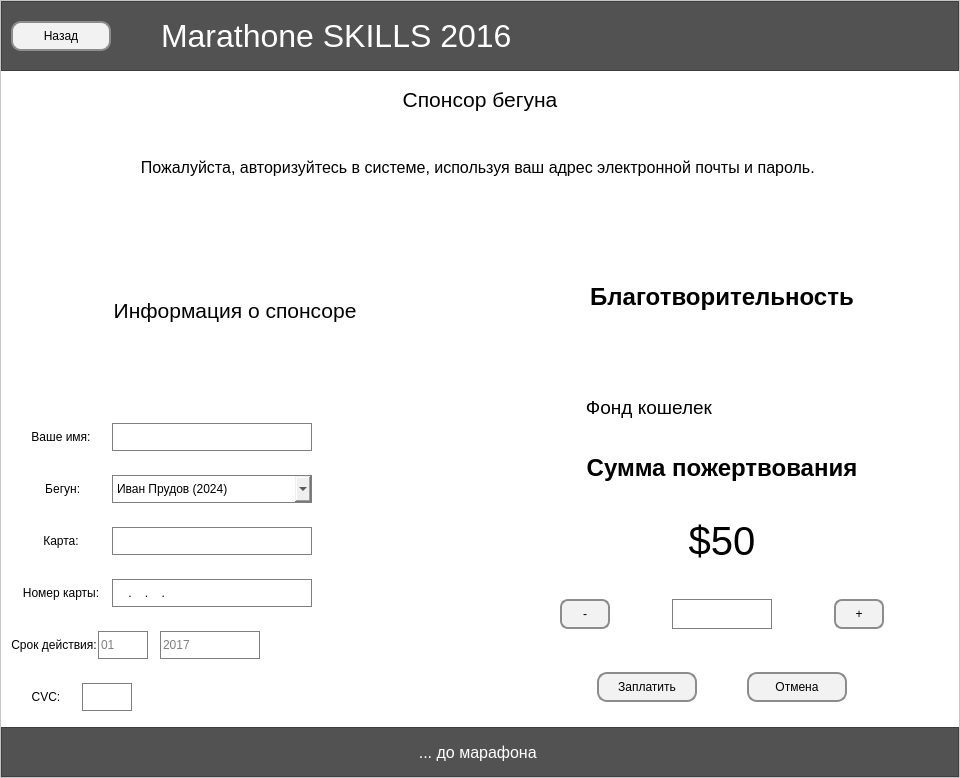
<?xml version="1.0" encoding="UTF-8"?>
<ui version="4.0">
 <class>MainWindow</class>
 <widget class="QMainWindow" name="MainWindow">
  <property name="geometry">
   <rect>
    <x>0</x>
    <y>0</y>
    <width>960</width>
    <height>778</height>
   </rect>
  </property>
  <property name="windowTitle">
   <string>MainWindow</string>
  </property>
  <widget class="QWidget" name="centralwidget">
   <property name="styleSheet">
    <string notr="true">QPushButton {
	background-color: rgb(242, 242, 242);
	border: 2px solid;
	border-radius: 10px;
	
	border-color: rgb(140, 140, 140);
}




QFrame {
	background-color: rgb(82, 82, 82);
}


QLabel#heading{
	font-size: 24pt;
	background-color: rgb(82, 82, 82);
	color: rgb(255, 255, 255);
}

QLabel#greet_city_label, QLabel#greet_date_label{
	font-size: 14pt;
	color: rgb(204, 204, 204);
}


QLabel{
background-color: rgba(255, 255, 255, 0);
}



QFrame#frame_bg{
	background-color: rgb(255, 255, 255);
}

QTextEdit {

	background-color: rgb(255, 255, 255);
}


QLineEdit{
border: 1px solid;
	border-color: rgb(127, 127, 127);
}
QComboBox{
border: 1px solid;
	border-color: rgb(127, 127, 127);
}</string>
   </property>
   <layout class="QVBoxLayout" name="verticalLayout_9">
    <property name="leftMargin">
     <number>0</number>
    </property>
    <property name="topMargin">
     <number>0</number>
    </property>
    <property name="rightMargin">
     <number>0</number>
    </property>
    <property name="bottomMargin">
     <number>0</number>
    </property>
    <item>
     <widget class="QFrame" name="frame_bg">
      <property name="maximumSize">
       <size>
        <width>16777215</width>
        <height>16777215</height>
       </size>
      </property>
      <property name="frameShape">
       <enum>QFrame::StyledPanel</enum>
      </property>
      <property name="frameShadow">
       <enum>QFrame::Raised</enum>
      </property>
      <layout class="QVBoxLayout" name="verticalLayout_8">
       <property name="spacing">
        <number>6</number>
       </property>
       <property name="leftMargin">
        <number>0</number>
       </property>
       <property name="topMargin">
        <number>0</number>
       </property>
       <property name="rightMargin">
        <number>0</number>
       </property>
       <property name="bottomMargin">
        <number>0</number>
       </property>
       <item>
        <widget class="QFrame" name="header_frame">
         <property name="maximumSize">
          <size>
           <width>16777215</width>
           <height>70</height>
          </size>
         </property>
         <property name="frameShape">
          <enum>QFrame::StyledPanel</enum>
         </property>
         <property name="frameShadow">
          <enum>QFrame::Raised</enum>
         </property>
         <layout class="QHBoxLayout" name="horizontalLayout">
          <property name="spacing">
           <number>50</number>
          </property>
          <property name="topMargin">
           <number>9</number>
          </property>
          <item>
           <widget class="QPushButton" name="back_btn">
            <property name="minimumSize">
             <size>
              <width>0</width>
              <height>30</height>
             </size>
            </property>
            <property name="maximumSize">
             <size>
              <width>100</width>
              <height>16777215</height>
             </size>
            </property>
            <property name="text">
             <string>Назад</string>
            </property>
           </widget>
          </item>
          <item>
           <widget class="QLabel" name="heading">
            <property name="maximumSize">
             <size>
              <width>16777215</width>
              <height>40</height>
             </size>
            </property>
            <property name="text">
             <string>Мarathone SKILLS 2016</string>
            </property>
            <property name="alignment">
             <set>Qt::AlignLeading|Qt::AlignLeft|Qt::AlignVCenter</set>
            </property>
           </widget>
          </item>
         </layout>
        </widget>
       </item>
       <item>
        <layout class="QVBoxLayout" name="window_content">
         <property name="spacing">
          <number>30</number>
         </property>
         <property name="leftMargin">
          <number>10</number>
         </property>
         <property name="topMargin">
          <number>10</number>
         </property>
         <property name="rightMargin">
          <number>10</number>
         </property>
         <property name="bottomMargin">
          <number>10</number>
         </property>
         <item>
          <layout class="QVBoxLayout" name="verticalLayout">
           <item>
            <widget class="QLabel" name="label">
             <property name="sizePolicy">
              <sizepolicy hsizetype="Minimum" vsizetype="Maximum">
               <horstretch>0</horstretch>
               <verstretch>0</verstretch>
              </sizepolicy>
             </property>
             <property name="font">
              <font>
               <pointsize>16</pointsize>
              </font>
             </property>
             <property name="text">
              <string>Спонсор бегуна</string>
             </property>
             <property name="alignment">
              <set>Qt::AlignCenter</set>
             </property>
             <property name="wordWrap">
              <bool>false</bool>
             </property>
             <property name="margin">
              <number>10</number>
             </property>
             <property name="indent">
              <number>-1</number>
             </property>
            </widget>
           </item>
           <item>
            <widget class="QLabel" name="label_2">
             <property name="sizePolicy">
              <sizepolicy hsizetype="Preferred" vsizetype="Maximum">
               <horstretch>0</horstretch>
               <verstretch>0</verstretch>
              </sizepolicy>
             </property>
             <property name="maximumSize">
              <size>
               <width>16777215</width>
               <height>50</height>
              </size>
             </property>
             <property name="font">
              <font>
               <pointsize>12</pointsize>
              </font>
             </property>
             <property name="frameShape">
              <enum>QFrame::NoFrame</enum>
             </property>
             <property name="frameShadow">
              <enum>QFrame::Plain</enum>
             </property>
             <property name="text">
              <string>Пожалуйста, авторизуйтесь в системе, используя ваш адрес электронной почты и пароль. </string>
             </property>
             <property name="textFormat">
              <enum>Qt::AutoText</enum>
             </property>
             <property name="alignment">
              <set>Qt::AlignCenter</set>
             </property>
             <property name="margin">
              <number>10</number>
             </property>
            </widget>
           </item>
          </layout>
         </item>
         <item>
          <layout class="QHBoxLayout" name="horizontalLayout_12">
           <item>
            <layout class="QVBoxLayout" name="verticalLayout_2">
             <property name="spacing">
              <number>24</number>
             </property>
             <item>
              <widget class="QLabel" name="label_8">
               <property name="font">
                <font>
                 <pointsize>16</pointsize>
                </font>
               </property>
               <property name="text">
                <string>Информация о спонсоре </string>
               </property>
               <property name="alignment">
                <set>Qt::AlignCenter</set>
               </property>
              </widget>
             </item>
             <item>
              <layout class="QHBoxLayout" name="horizontalLayout_3" stretch="0,0,0">
               <property name="spacing">
                <number>1</number>
               </property>
               <item>
                <widget class="QLabel" name="label_4">
                 <property name="sizePolicy">
                  <sizepolicy hsizetype="Maximum" vsizetype="Maximum">
                   <horstretch>0</horstretch>
                   <verstretch>0</verstretch>
                  </sizepolicy>
                 </property>
                 <property name="minimumSize">
                  <size>
                   <width>100</width>
                   <height>28</height>
                  </size>
                 </property>
                 <property name="maximumSize">
                  <size>
                   <width>100</width>
                   <height>28</height>
                  </size>
                 </property>
                 <property name="text">
                  <string>Ваше имя:</string>
                 </property>
                 <property name="alignment">
                  <set>Qt::AlignCenter</set>
                 </property>
                 <property name="margin">
                  <number>2</number>
                 </property>
                </widget>
               </item>
               <item>
                <widget class="QLineEdit" name="lineEdit">
                 <property name="sizePolicy">
                  <sizepolicy hsizetype="Fixed" vsizetype="Fixed">
                   <horstretch>0</horstretch>
                   <verstretch>0</verstretch>
                  </sizepolicy>
                 </property>
                 <property name="minimumSize">
                  <size>
                   <width>200</width>
                   <height>28</height>
                  </size>
                 </property>
                 <property name="maximumSize">
                  <size>
                   <width>200</width>
                   <height>28</height>
                  </size>
                 </property>
                </widget>
               </item>
               <item>
                <spacer name="horizontalSpacer_5">
                 <property name="orientation">
                  <enum>Qt::Horizontal</enum>
                 </property>
                 <property name="sizeHint" stdset="0">
                  <size>
                   <width>40</width>
                   <height>20</height>
                  </size>
                 </property>
                </spacer>
               </item>
              </layout>
             </item>
             <item>
              <layout class="QHBoxLayout" name="horizontalLayout_2">
               <property name="spacing">
                <number>1</number>
               </property>
               <item>
                <widget class="QLabel" name="label_3">
                 <property name="sizePolicy">
                  <sizepolicy hsizetype="Maximum" vsizetype="Maximum">
                   <horstretch>0</horstretch>
                   <verstretch>0</verstretch>
                  </sizepolicy>
                 </property>
                 <property name="minimumSize">
                  <size>
                   <width>100</width>
                   <height>28</height>
                  </size>
                 </property>
                 <property name="maximumSize">
                  <size>
                   <width>100</width>
                   <height>28</height>
                  </size>
                 </property>
                 <property name="text">
                  <string> Бегун:</string>
                 </property>
                 <property name="alignment">
                  <set>Qt::AlignCenter</set>
                 </property>
                 <property name="margin">
                  <number>2</number>
                 </property>
                </widget>
               </item>
               <item>
                <widget class="QComboBox" name="runner_list_inpt">
                 <property name="sizePolicy">
                  <sizepolicy hsizetype="Fixed" vsizetype="Fixed">
                   <horstretch>0</horstretch>
                   <verstretch>0</verstretch>
                  </sizepolicy>
                 </property>
                 <property name="minimumSize">
                  <size>
                   <width>200</width>
                   <height>28</height>
                  </size>
                 </property>
                 <property name="maximumSize">
                  <size>
                   <width>200</width>
                   <height>28</height>
                  </size>
                 </property>
                 <item>
                  <property name="text">
                   <string>Иван Прудов (2024)</string>
                  </property>
                 </item>
                </widget>
               </item>
               <item>
                <spacer name="horizontalSpacer_4">
                 <property name="orientation">
                  <enum>Qt::Horizontal</enum>
                 </property>
                 <property name="sizeHint" stdset="0">
                  <size>
                   <width>40</width>
                   <height>20</height>
                  </size>
                 </property>
                </spacer>
               </item>
              </layout>
             </item>
             <item>
              <layout class="QHBoxLayout" name="horizontalLayout_5">
               <property name="spacing">
                <number>1</number>
               </property>
               <item>
                <widget class="QLabel" name="label_9">
                 <property name="sizePolicy">
                  <sizepolicy hsizetype="Maximum" vsizetype="Maximum">
                   <horstretch>0</horstretch>
                   <verstretch>0</verstretch>
                  </sizepolicy>
                 </property>
                 <property name="minimumSize">
                  <size>
                   <width>100</width>
                   <height>28</height>
                  </size>
                 </property>
                 <property name="maximumSize">
                  <size>
                   <width>100</width>
                   <height>28</height>
                  </size>
                 </property>
                 <property name="text">
                  <string>Карта:</string>
                 </property>
                 <property name="alignment">
                  <set>Qt::AlignCenter</set>
                 </property>
                </widget>
               </item>
               <item>
                <widget class="QLineEdit" name="card_owner_input">
                 <property name="minimumSize">
                  <size>
                   <width>200</width>
                   <height>28</height>
                  </size>
                 </property>
                 <property name="maximumSize">
                  <size>
                   <width>200</width>
                   <height>28</height>
                  </size>
                 </property>
                 <property name="inputMask">
                  <string/>
                 </property>
                </widget>
               </item>
               <item>
                <spacer name="horizontalSpacer_6">
                 <property name="orientation">
                  <enum>Qt::Horizontal</enum>
                 </property>
                 <property name="sizeHint" stdset="0">
                  <size>
                   <width>40</width>
                   <height>20</height>
                  </size>
                 </property>
                </spacer>
               </item>
              </layout>
             </item>
             <item>
              <layout class="QHBoxLayout" name="horizontalLayout_6" stretch="0,0,0">
               <property name="spacing">
                <number>1</number>
               </property>
               <item>
                <widget class="QLabel" name="label_6">
                 <property name="sizePolicy">
                  <sizepolicy hsizetype="Maximum" vsizetype="Maximum">
                   <horstretch>0</horstretch>
                   <verstretch>0</verstretch>
                  </sizepolicy>
                 </property>
                 <property name="minimumSize">
                  <size>
                   <width>100</width>
                   <height>28</height>
                  </size>
                 </property>
                 <property name="maximumSize">
                  <size>
                   <width>100</width>
                   <height>28</height>
                  </size>
                 </property>
                 <property name="text">
                  <string>Номер карты:</string>
                 </property>
                 <property name="alignment">
                  <set>Qt::AlignCenter</set>
                 </property>
                 <property name="margin">
                  <number>2</number>
                 </property>
                </widget>
               </item>
               <item>
                <widget class="QLineEdit" name="card_num_input">
                 <property name="minimumSize">
                  <size>
                   <width>200</width>
                   <height>28</height>
                  </size>
                 </property>
                 <property name="maximumSize">
                  <size>
                   <width>200</width>
                   <height>28</height>
                  </size>
                 </property>
                 <property name="inputMask">
                  <string>0000.0000.0000.0000</string>
                 </property>
                 <property name="frame">
                  <bool>false</bool>
                 </property>
                 <property name="placeholderText">
                  <string>0000 0000 0000 0000</string>
                 </property>
                </widget>
               </item>
               <item>
                <spacer name="horizontalSpacer_3">
                 <property name="orientation">
                  <enum>Qt::Horizontal</enum>
                 </property>
                 <property name="sizeHint" stdset="0">
                  <size>
                   <width>40</width>
                   <height>20</height>
                  </size>
                 </property>
                </spacer>
               </item>
              </layout>
             </item>
             <item>
              <layout class="QHBoxLayout" name="horizontalLayout_7">
               <property name="spacing">
                <number>1</number>
               </property>
               <item>
                <widget class="QLabel" name="label_7">
                 <property name="sizePolicy">
                  <sizepolicy hsizetype="Maximum" vsizetype="Maximum">
                   <horstretch>0</horstretch>
                   <verstretch>0</verstretch>
                  </sizepolicy>
                 </property>
                 <property name="minimumSize">
                  <size>
                   <width>70</width>
                   <height>28</height>
                  </size>
                 </property>
                 <property name="maximumSize">
                  <size>
                   <width>100</width>
                   <height>28</height>
                  </size>
                 </property>
                 <property name="text">
                  <string>Срок действия:</string>
                 </property>
                 <property name="alignment">
                  <set>Qt::AlignCenter</set>
                 </property>
                 <property name="margin">
                  <number>2</number>
                 </property>
                </widget>
               </item>
               <item>
                <layout class="QHBoxLayout" name="horizontalLayout_8">
                 <property name="spacing">
                  <number>12</number>
                 </property>
                 <item>
                  <widget class="QLineEdit" name="card_month_input">
                   <property name="minimumSize">
                    <size>
                     <width>50</width>
                     <height>28</height>
                    </size>
                   </property>
                   <property name="maximumSize">
                    <size>
                     <width>50</width>
                     <height>28</height>
                    </size>
                   </property>
                   <property name="inputMask">
                    <string>00</string>
                   </property>
                   <property name="placeholderText">
                    <string>01</string>
                   </property>
                   <property name="cursorMoveStyle">
                    <enum>Qt::LogicalMoveStyle</enum>
                   </property>
                   <property name="clearButtonEnabled">
                    <bool>false</bool>
                   </property>
                  </widget>
                 </item>
                 <item>
                  <widget class="QLineEdit" name="card_year_input">
                   <property name="minimumSize">
                    <size>
                     <width>100</width>
                     <height>28</height>
                    </size>
                   </property>
                   <property name="maximumSize">
                    <size>
                     <width>100</width>
                     <height>28</height>
                    </size>
                   </property>
                   <property name="inputMask">
                    <string>0000</string>
                   </property>
                   <property name="placeholderText">
                    <string>2017</string>
                   </property>
                  </widget>
                 </item>
                 <item>
                  <spacer name="horizontalSpacer_2">
                   <property name="orientation">
                    <enum>Qt::Horizontal</enum>
                   </property>
                   <property name="sizeHint" stdset="0">
                    <size>
                     <width>40</width>
                     <height>20</height>
                    </size>
                   </property>
                  </spacer>
                 </item>
                </layout>
               </item>
              </layout>
             </item>
             <item>
              <layout class="QHBoxLayout" name="horizontalLayout_4" stretch="0,0,0">
               <property name="spacing">
                <number>1</number>
               </property>
               <item>
                <widget class="QLabel" name="label_5">
                 <property name="sizePolicy">
                  <sizepolicy hsizetype="Maximum" vsizetype="Maximum">
                   <horstretch>0</horstretch>
                   <verstretch>0</verstretch>
                  </sizepolicy>
                 </property>
                 <property name="minimumSize">
                  <size>
                   <width>70</width>
                   <height>28</height>
                  </size>
                 </property>
                 <property name="maximumSize">
                  <size>
                   <width>100</width>
                   <height>28</height>
                  </size>
                 </property>
                 <property name="text">
                  <string>CVC:</string>
                 </property>
                 <property name="alignment">
                  <set>Qt::AlignCenter</set>
                 </property>
                 <property name="margin">
                  <number>2</number>
                 </property>
                </widget>
               </item>
               <item>
                <widget class="QLineEdit" name="card_cvv_input">
                 <property name="sizePolicy">
                  <sizepolicy hsizetype="Fixed" vsizetype="Fixed">
                   <horstretch>0</horstretch>
                   <verstretch>0</verstretch>
                  </sizepolicy>
                 </property>
                 <property name="minimumSize">
                  <size>
                   <width>50</width>
                   <height>28</height>
                  </size>
                 </property>
                 <property name="maximumSize">
                  <size>
                   <width>50</width>
                   <height>28</height>
                  </size>
                 </property>
                 <property name="inputMask">
                  <string>000</string>
                 </property>
                </widget>
               </item>
               <item>
                <spacer name="horizontalSpacer">
                 <property name="orientation">
                  <enum>Qt::Horizontal</enum>
                 </property>
                 <property name="sizeHint" stdset="0">
                  <size>
                   <width>40</width>
                   <height>20</height>
                  </size>
                 </property>
                </spacer>
               </item>
              </layout>
             </item>
            </layout>
           </item>
           <item>
            <layout class="QVBoxLayout" name="verticalLayout_5">
             <property name="spacing">
              <number>24</number>
             </property>
             <item>
              <layout class="QVBoxLayout" name="verticalLayout_6">
               <item>
                <widget class="QLabel" name="label_12">
                 <property name="sizePolicy">
                  <sizepolicy hsizetype="Expanding" vsizetype="Preferred">
                   <horstretch>0</horstretch>
                   <verstretch>0</verstretch>
                  </sizepolicy>
                 </property>
                 <property name="font">
                  <font>
                   <pointsize>18</pointsize>
                   <weight>75</weight>
                   <bold>true</bold>
                  </font>
                 </property>
                 <property name="text">
                  <string>Благотворительность</string>
                 </property>
                 <property name="alignment">
                  <set>Qt::AlignCenter</set>
                 </property>
                </widget>
               </item>
               <item>
                <layout class="QHBoxLayout" name="horizontalLayout_11">
                 <item>
                  <widget class="QLabel" name="label_10">
                   <property name="sizePolicy">
                    <sizepolicy hsizetype="Maximum" vsizetype="Preferred">
                     <horstretch>0</horstretch>
                     <verstretch>0</verstretch>
                    </sizepolicy>
                   </property>
                   <property name="font">
                    <font>
                     <pointsize>14</pointsize>
                     <weight>50</weight>
                     <italic>false</italic>
                     <bold>false</bold>
                     <underline>false</underline>
                     <kerning>true</kerning>
                    </font>
                   </property>
                   <property name="text">
                    <string>Фонд кошелек</string>
                   </property>
                   <property name="alignment">
                    <set>Qt::AlignCenter</set>
                   </property>
                  </widget>
                 </item>
                 <item>
                  <widget class="QPushButton" name="pushButton">
                   <property name="sizePolicy">
                    <sizepolicy hsizetype="Maximum" vsizetype="Fixed">
                     <horstretch>0</horstretch>
                     <verstretch>0</verstretch>
                    </sizepolicy>
                   </property>
                   <property name="styleSheet">
                    <string notr="true">border: none;
background-color: rgba(255, 255, 255, 0);</string>
                   </property>
                   <property name="text">
                    <string/>
                   </property>
                   <property name="icon">
                    <iconset>
                     <normaloff>../resources/yel_icon.png</normaloff>../resources/yel_icon.png</iconset>
                   </property>
                  </widget>
                 </item>
                </layout>
               </item>
              </layout>
             </item>
             <item>
              <layout class="QVBoxLayout" name="verticalLayout_4">
               <item>
                <widget class="QLabel" name="label_11">
                 <property name="sizePolicy">
                  <sizepolicy hsizetype="Expanding" vsizetype="Preferred">
                   <horstretch>0</horstretch>
                   <verstretch>0</verstretch>
                  </sizepolicy>
                 </property>
                 <property name="font">
                  <font>
                   <pointsize>18</pointsize>
                   <weight>75</weight>
                   <bold>true</bold>
                  </font>
                 </property>
                 <property name="text">
                  <string>Сумма пожертвования</string>
                 </property>
                 <property name="alignment">
                  <set>Qt::AlignCenter</set>
                 </property>
                </widget>
               </item>
               <item>
                <widget class="QLabel" name="donate_sum_label">
                 <property name="sizePolicy">
                  <sizepolicy hsizetype="Preferred" vsizetype="Preferred">
                   <horstretch>0</horstretch>
                   <verstretch>0</verstretch>
                  </sizepolicy>
                 </property>
                 <property name="font">
                  <font>
                   <pointsize>30</pointsize>
                  </font>
                 </property>
                 <property name="text">
                  <string>$50</string>
                 </property>
                 <property name="alignment">
                  <set>Qt::AlignCenter</set>
                 </property>
                </widget>
               </item>
               <item>
                <widget class="QWidget" name="widget_2" native="true">
                 <property name="styleSheet">
                  <string notr="true">QPushButton {
	width: 40px;
	border-radius: 8px;
}</string>
                 </property>
                 <layout class="QHBoxLayout" name="horizontalLayout_9">
                  <item>
                   <widget class="QPushButton" name="donate_sum_minus_btn">
                    <property name="minimumSize">
                     <size>
                      <width>0</width>
                      <height>30</height>
                     </size>
                    </property>
                    <property name="maximumSize">
                     <size>
                      <width>50</width>
                      <height>16777215</height>
                     </size>
                    </property>
                    <property name="text">
                     <string>-</string>
                    </property>
                   </widget>
                  </item>
                  <item>
                   <widget class="QLineEdit" name="donate_sum_input">
                    <property name="minimumSize">
                     <size>
                      <width>0</width>
                      <height>20</height>
                     </size>
                    </property>
                    <property name="maximumSize">
                     <size>
                      <width>100</width>
                      <height>30</height>
                     </size>
                    </property>
                    <property name="alignment">
                     <set>Qt::AlignCenter</set>
                    </property>
                   </widget>
                  </item>
                  <item>
                   <widget class="QPushButton" name="donate_sum_plus_btn">
                    <property name="minimumSize">
                     <size>
                      <width>0</width>
                      <height>30</height>
                     </size>
                    </property>
                    <property name="maximumSize">
                     <size>
                      <width>50</width>
                      <height>16777215</height>
                     </size>
                    </property>
                    <property name="text">
                     <string>+</string>
                    </property>
                   </widget>
                  </item>
                 </layout>
                </widget>
               </item>
              </layout>
             </item>
             <item alignment="Qt::AlignHCenter">
              <widget class="QWidget" name="widget_3" native="true">
               <property name="sizePolicy">
                <sizepolicy hsizetype="Maximum" vsizetype="Maximum">
                 <horstretch>0</horstretch>
                 <verstretch>0</verstretch>
                </sizepolicy>
               </property>
               <layout class="QHBoxLayout" name="horizontalLayout_10">
                <property name="spacing">
                 <number>50</number>
                </property>
                <item>
                 <widget class="QPushButton" name="pay_btn">
                  <property name="minimumSize">
                   <size>
                    <width>100</width>
                    <height>30</height>
                   </size>
                  </property>
                  <property name="maximumSize">
                   <size>
                    <width>100</width>
                    <height>16777215</height>
                   </size>
                  </property>
                  <property name="text">
                   <string>Заплатить</string>
                  </property>
                 </widget>
                </item>
                <item>
                 <widget class="QPushButton" name="cancel_btn">
                  <property name="minimumSize">
                   <size>
                    <width>100</width>
                    <height>30</height>
                   </size>
                  </property>
                  <property name="maximumSize">
                   <size>
                    <width>100</width>
                    <height>16777215</height>
                   </size>
                  </property>
                  <property name="text">
                   <string>Отмена</string>
                  </property>
                 </widget>
                </item>
               </layout>
              </widget>
             </item>
            </layout>
           </item>
          </layout>
         </item>
        </layout>
       </item>
       <item>
        <widget class="QFrame" name="footer_frame">
         <property name="sizePolicy">
          <sizepolicy hsizetype="Expanding" vsizetype="Preferred">
           <horstretch>0</horstretch>
           <verstretch>0</verstretch>
          </sizepolicy>
         </property>
         <property name="maximumSize">
          <size>
           <width>16777215</width>
           <height>50</height>
          </size>
         </property>
         <property name="frameShape">
          <enum>QFrame::StyledPanel</enum>
         </property>
         <property name="frameShadow">
          <enum>QFrame::Raised</enum>
         </property>
         <layout class="QVBoxLayout" name="verticalLayout_7">
          <property name="leftMargin">
           <number>0</number>
          </property>
          <property name="topMargin">
           <number>0</number>
          </property>
          <property name="rightMargin">
           <number>0</number>
          </property>
          <property name="bottomMargin">
           <number>0</number>
          </property>
          <item>
           <widget class="QLabel" name="greet_time_left">
            <property name="sizePolicy">
             <sizepolicy hsizetype="Expanding" vsizetype="Preferred">
              <horstretch>0</horstretch>
              <verstretch>0</verstretch>
             </sizepolicy>
            </property>
            <property name="styleSheet">
             <string notr="true">QLabel#greet_time_left{
	font-size: 12pt;
	color: #fff;
	background-color: rgba(242, 242, 242, 0);
}</string>
            </property>
            <property name="text">
             <string>... до марафона </string>
            </property>
            <property name="alignment">
             <set>Qt::AlignCenter</set>
            </property>
            <property name="margin">
             <number>5</number>
            </property>
           </widget>
          </item>
         </layout>
        </widget>
       </item>
      </layout>
     </widget>
    </item>
   </layout>
  </widget>
 </widget>
 <resources/>
 <connections/>
</ui>
